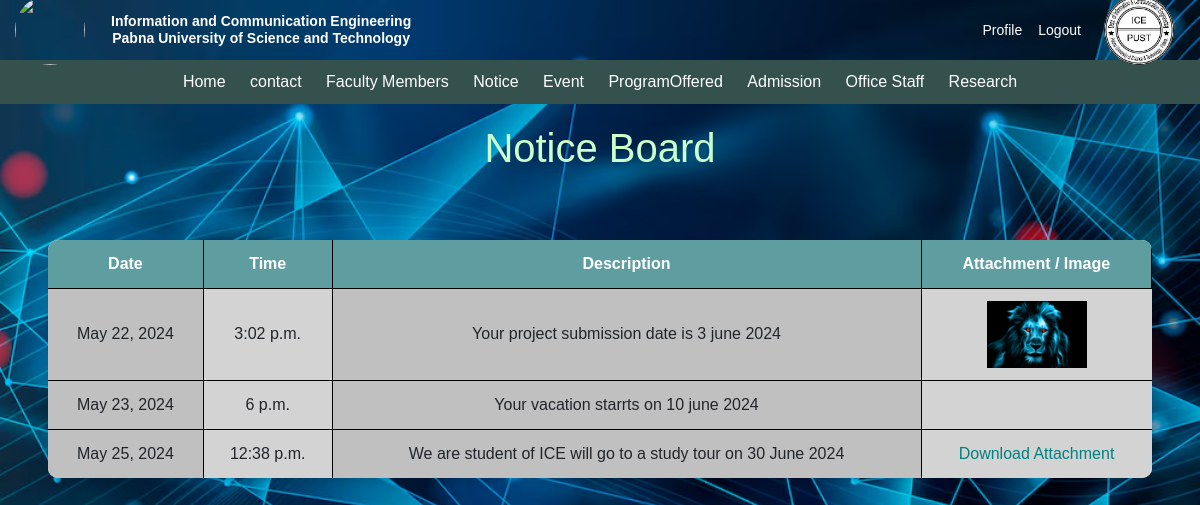
Screenshot of /notice/notice/ (signed in) with the database file from the repository.
### notice/models.py (models this page shows, shortened)
class notice(models.Model):
    date = models.DateField()
    time = models.TimeField()
    description = models.TextField()
    attachment = models.FileField(upload_to='notice/media/uploads/', blank=True, null=True)
    image = models.ImageField(upload_to='notice/media/uploads/', blank=True, null=True)

### notice/views.py (the view)
# urls.py: path('notice/', include('notice.urls')),
@login_required
def notice(request):
    notice=models.notice.objects.all()
    return render(request,'notice.html',{"data":notice})

### notice/templates/notice.html (shortened to what this page needs)
{% extends 'base2.html' %}
{% load static %}
{% block content2 %}
<!DOCTYPE html>
<html lang="en">
<head>
</head>
<body>
    <h1 style="color: #CCFFCC;">Notice Board</h1>
    <div class="table-container">
        <table>
            <thead>
                <tr>
                    <th>Date</th>
                    <th>Time</th>
                    <th>Description</th>
                    <th>Attachment / Image</th>
                </tr>
            </thead>
            <tbody>
                {% for notice in data %}
                <tr class="grayscale">
                    <td>{{ notice.date }}</td>
                    <td>{{ notice.time }}</td>
                    <td>{{ notice.description }}</td>
                    <td>
                        {% if notice.attachment %}
                            <a href="{{ notice.attachment.url }}" class="attachment-link" target="_blank">Download Attachment</a>
                        {% elif notice.image %}
                            <a href="{{ notice.image.url }}" target="_blank"><img src="{{ notice.image.url }}" alt="Notice Image"></a>
                        {% endif %}
                    </td>
                </tr>
                {% endfor %}
            </tbody>
        </table>
    </div>
</body>
</html>
{% endblock %}

### templates/base2.html (style rules this page uses)
body { margin: 0; padding: 0; font-family: Arial, sans-serif; }

### notice/templates/notice.html (style rules this page uses)
body { background-image: url('/static/it.avif'); background-size: cover; background-position: center; background-repeat: no-repeat; background-attachment: fixed; margin: 0; padding: 0; }
h1 { text-align: center; margin: 20px 0; color: #008080; }
.table-container { padding: 0.5in; }
table { width: 100%; border-collapse: collapse; border-radius: 10px; box-shadow: 0 4px 6px rgba(0, 0, 0, 0.1); overflow: hidden; margin: 0 auto; }
th, td { padding: 12px; border-bottom: 1px solid #000; border-right: 1px solid #000; text-align: center; }
th { background-color: #5F9EA0; color: #fff; }
tr:last-child td { border-bottom: none; }
tr td:last-child { border-right: none; }
tr:nth-child(even) { background-color: #f0f8ff; }
tr:nth-child(odd) { background-color: #f5f5f5; }
.grayscale td:nth-child(2n) { background-color: #d3d3d3; }
.grayscale td:nth-child(2n+1) { background-color: #c0c0c0; }
td img { max-width: 100px; max-height: 100px; cursor: pointer; display: block; margin: 0 auto; }
.attachment-link { color: #008080; text-decoration: none; }

### rows the page displays
notice: date "May 22, 2024", time "3:02 p.m.", description "Your project submission date is 3 june 2024", image (picture)
notice: date "May 23, 2024", time "6 p.m.", description "Your vacation starrts on 10 june 2024"
notice: date "May 25, 2024", time "12:38 p.m.", description "We are student of ICE will go to a study tour on 30 June 2024"
